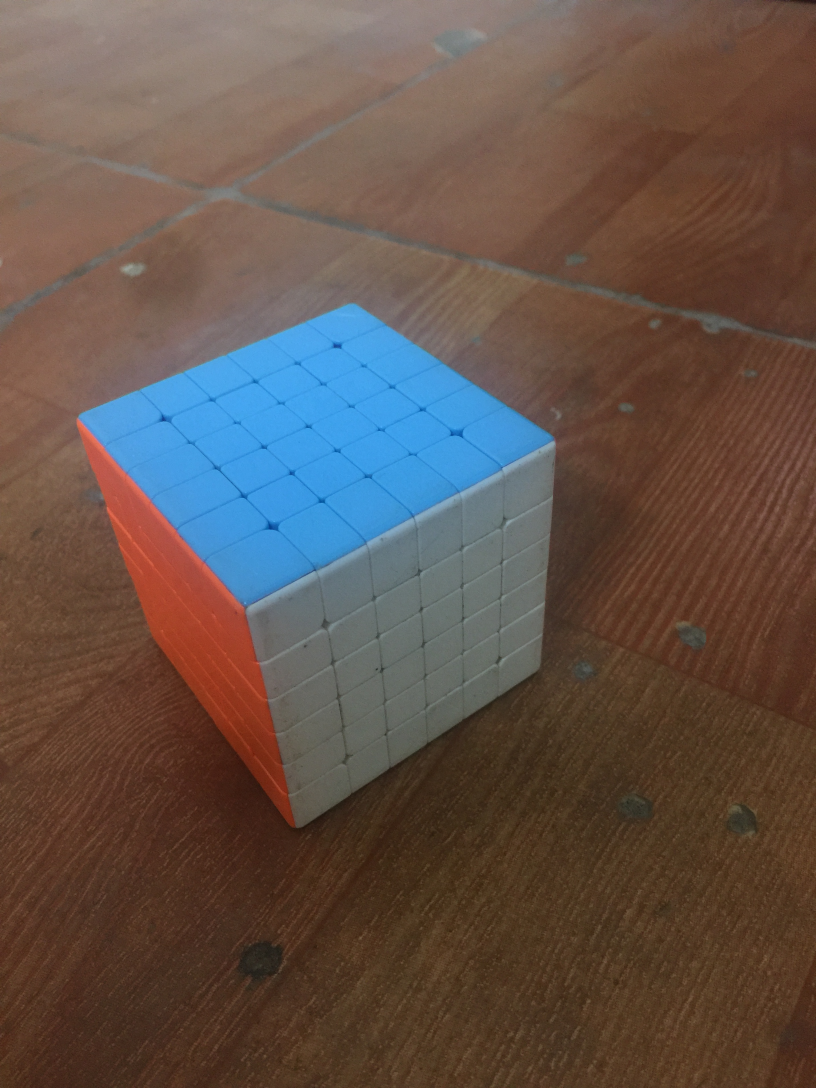
#> input picture image/cube_light.jpg, 2448 x 3264 px, found by its file name (shown at 1/3 size)
$ python detect_canny_edge.py
#> lines starting #> are read from the running program, lines starting #| are printed output that depends on the picture; after the words box and inside, x2 and y2 are one past the last pixel; in counts of white or black regions, pixels touching at a corner belong together
import cv2
import numpy as np


def canny_edge_detection(img, blur_ksize=5, threshold1=100, threshold2=200):
    """
    image_path: link to image
    blur_ksize: Gaussian kernel size
    threshold1: min threshold
    threshold2: max threshold
    """

    # img = cv2.imread(image_path)
    gray = cv2.cvtColor(img, cv2.COLOR_BGR2GRAY)
    # img_gaussian = cv2.GaussianBlur(gray,(blur_ksize,blur_ksize),0)
    # img_canny = cv2.Canny(img_gaussian,threshold1,threshold2)
    img_bila = cv2.bilateralFilter(img,9,75,75)
    img_canny = cv2.Canny(img_bila,threshold1,threshold2)

    return img_canny

def dilate_erode(image, kernel_dilate_size, iter_dilate, kernel_erode_size,  iter_erode):
    kernel_dilate = np.array((kernel_dilate_size, kernel_dilate_size))
    kernel_erode = np.array((kernel_erode_size, kernel_erode_size))
    # dilate = cv2.dilate(image, kernel=kernel_dilate, iterations=iter_dilate)
    # dilate = cv2.filter2D(image, 2, kernel_dilate)
    dilatation_size = kernel_dilate_size
    element = cv2.getStructuringElement(cv2.MORPH_RECT, (2 * dilatation_size + 1, 2 * dilatation_size + 1),
                                       (dilatation_size, dilatation_size))
    dilate = cv2.dilate(image, element, iter_dilate)
    erosion_size = kernel_erode_size
    element = cv2.getStructuringElement(cv2.MORPH_RECT, (2 * erosion_size + 1, 2 * erosion_size + 1),
                                       (erosion_size, erosion_size))

    erosion_dst = cv2.erode(dilate, element, iterations=iter_erode)
    # erode = cv2.erode(dilate, kernel=kernel_erode, iterations=iter_erode)
    return erosion_dst


if __name__ == '__main__':
    # image_path = 'cube_light.jpg'
    img = cv2.imread('image/cube_light.jpg')
#> img is the input picture: shape (3264, 2448, 3); mean B, G, R 74.8, 82.8, 99
    # gray = cv2.imread(image_path, 0)
    img = cv2.resize(img, (800,800))
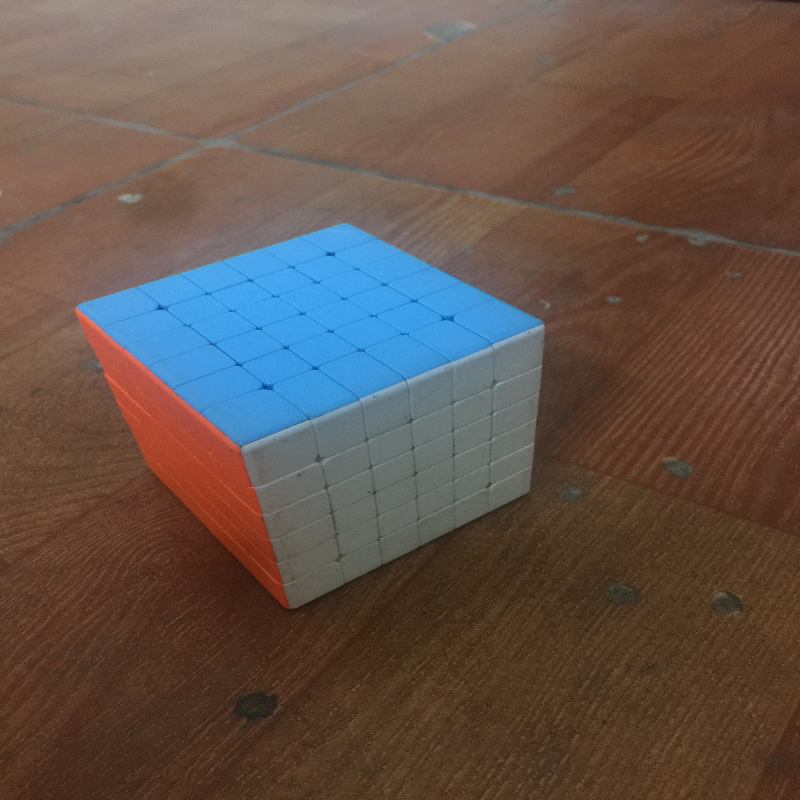
#> img: shape (800, 800, 3); mean B, G, R 74.7, 82.7, 98.9
    img_canny = canny_edge_detection(img, 5, 120, 80)
#> in canny_edge_detection, `gray = cv2.cvtColor(img, cv2.COLOR_BGR2GRAY)`:
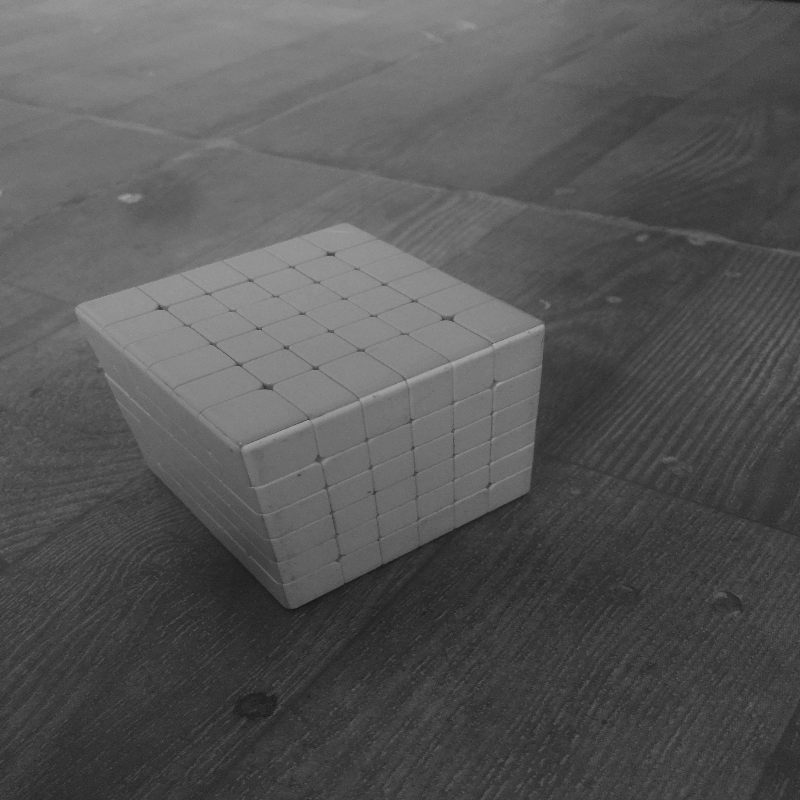
#> gray: shape (800, 800); min 18, max 169, mean 86.6
#> in canny_edge_detection, `img_canny = cv2.Canny(img_bila,threshold1,threshold2)`:
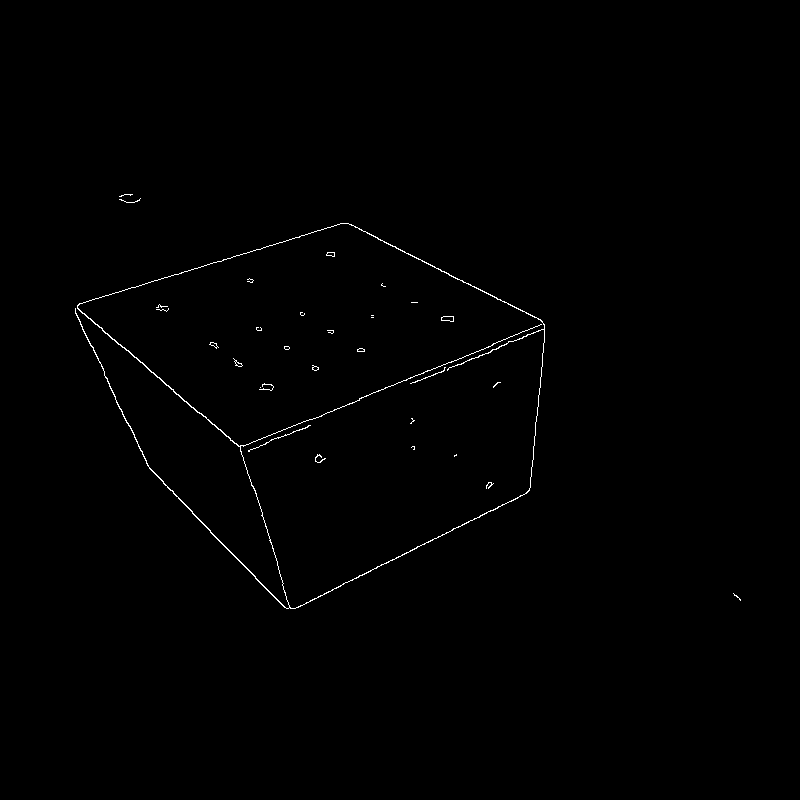
#> img_canny: shape (800, 800); 0.47% white in thin lines or dots, all inside (x1, y1, x2, y2) = (75, 194, 741, 609)
    cv2.imshow('image', img_canny)
    cv2.waitKey(0)
    cv2.destroyAllWindows()

$ run again, with image/IMG_1111.JPG copied over image/cube_light.jpg
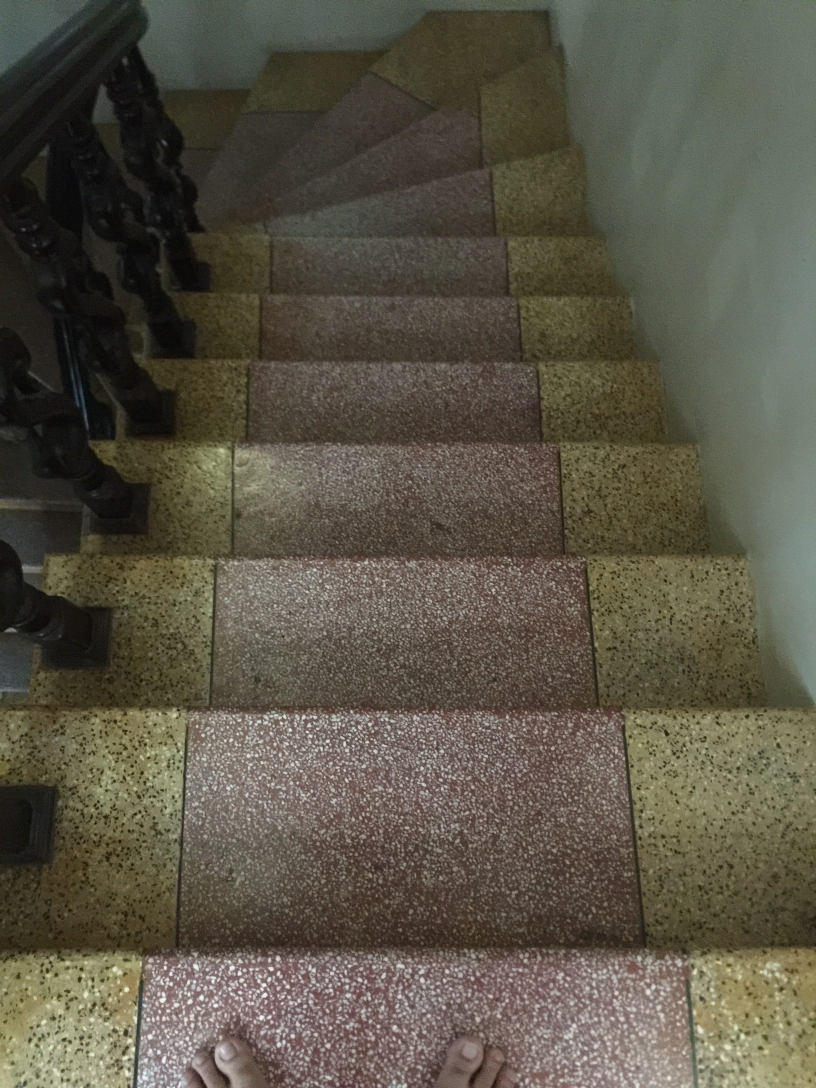
#> input picture image/IMG_1111.JPG, 2448 x 3264 px, found by its file name (shown at 1/3 size)
#> img is the input picture: shape (3264, 2448, 3); mean B, G, R 70.5, 84.9, 90.1
#> img: shape (800, 800, 3)
#> in canny_edge_detection, `gray = cv2.cvtColor(img, cv2.COLOR_BGR2GRAY)`:
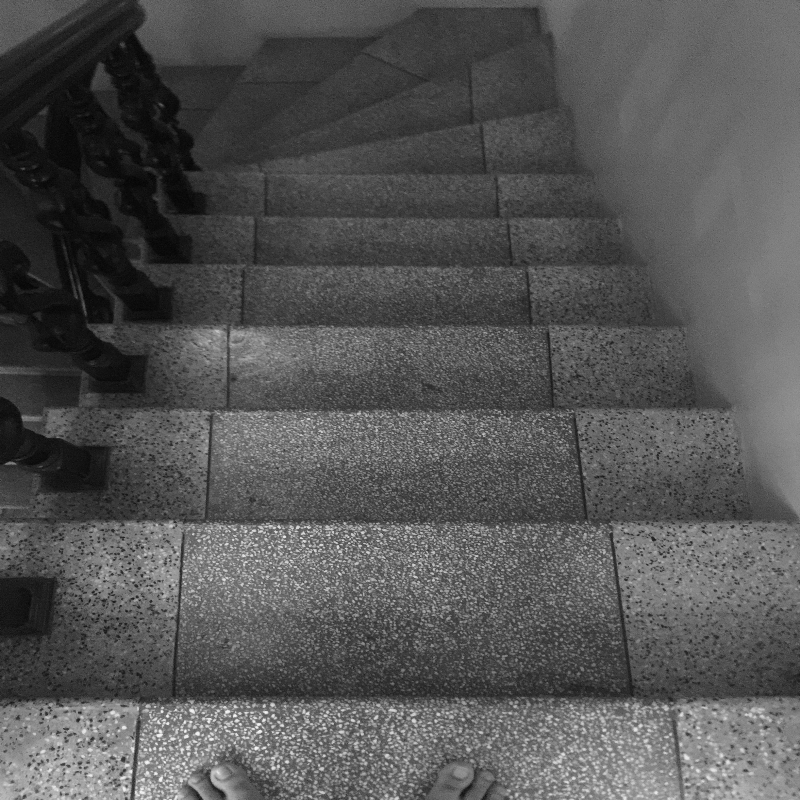
#> gray: shape (800, 800); min 3, max 246, mean 84.7
#> in canny_edge_detection, `img_canny = cv2.Canny(img_bila,threshold1,threshold2)`:
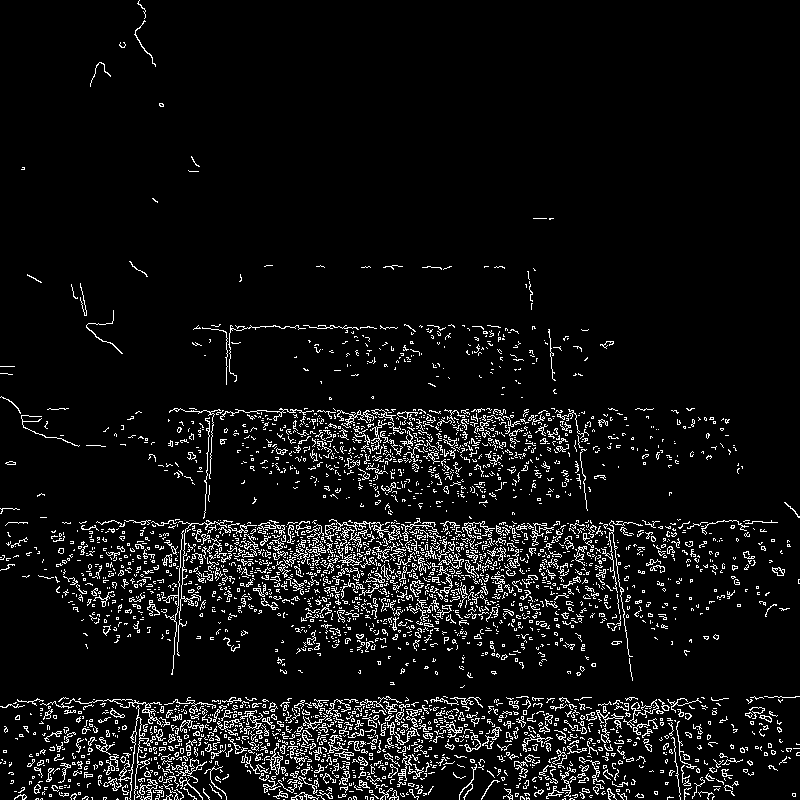
#> img_canny: shape (800, 800); 6.7% white in thin lines or dots

$ run again, with image/IMG_1112.JPG copied over image/cube_light.jpg
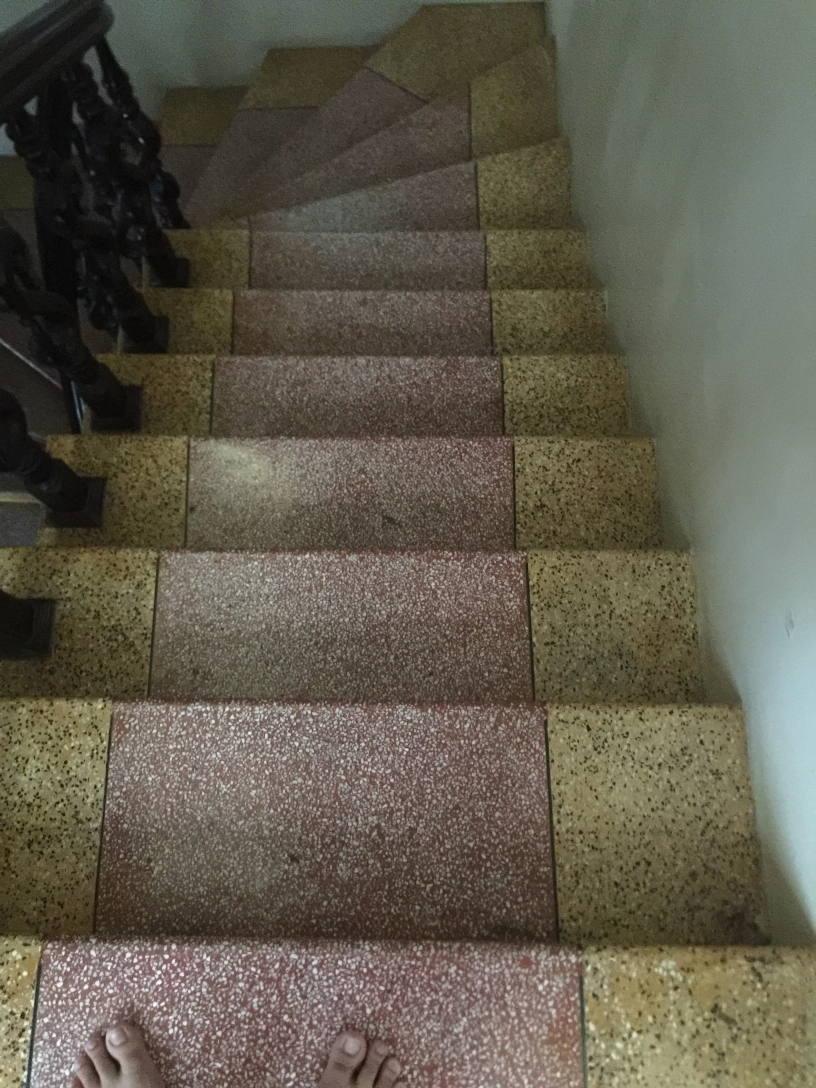
#> input picture image/IMG_1112.JPG, 2448 x 3264 px, found by its file name (shown at 1/3 size)
#> img is the input picture: shape (3264, 2448, 3); mean B, G, R 76.7, 91.4, 96.5
#> img: shape (800, 800, 3)
#> in canny_edge_detection, `gray = cv2.cvtColor(img, cv2.COLOR_BGR2GRAY)`:
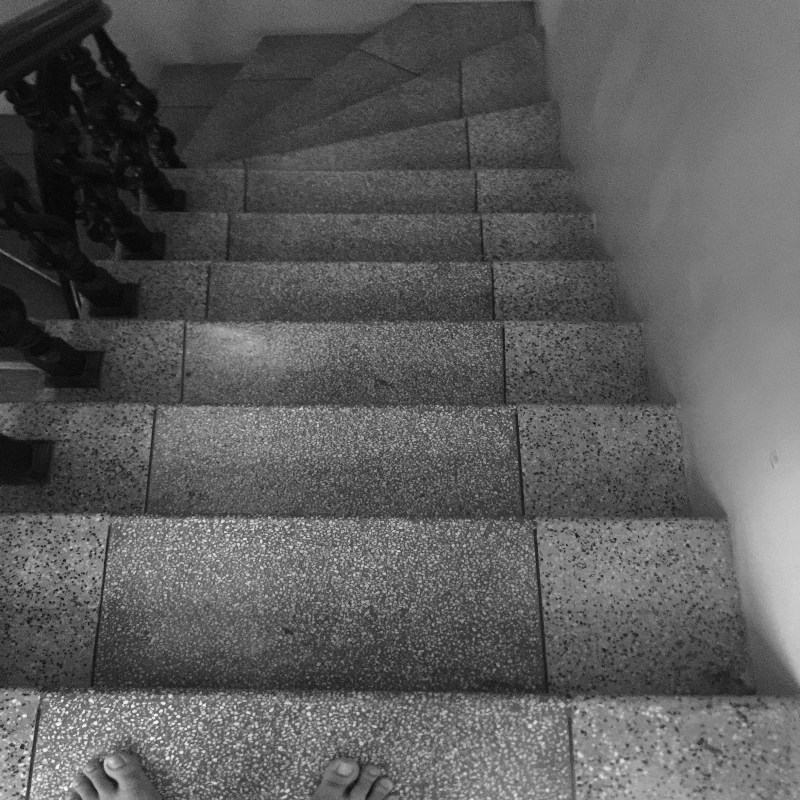
#> gray: shape (800, 800); min 1, max 254, mean 91.1
#> in canny_edge_detection, `img_canny = cv2.Canny(img_bila,threshold1,threshold2)`:
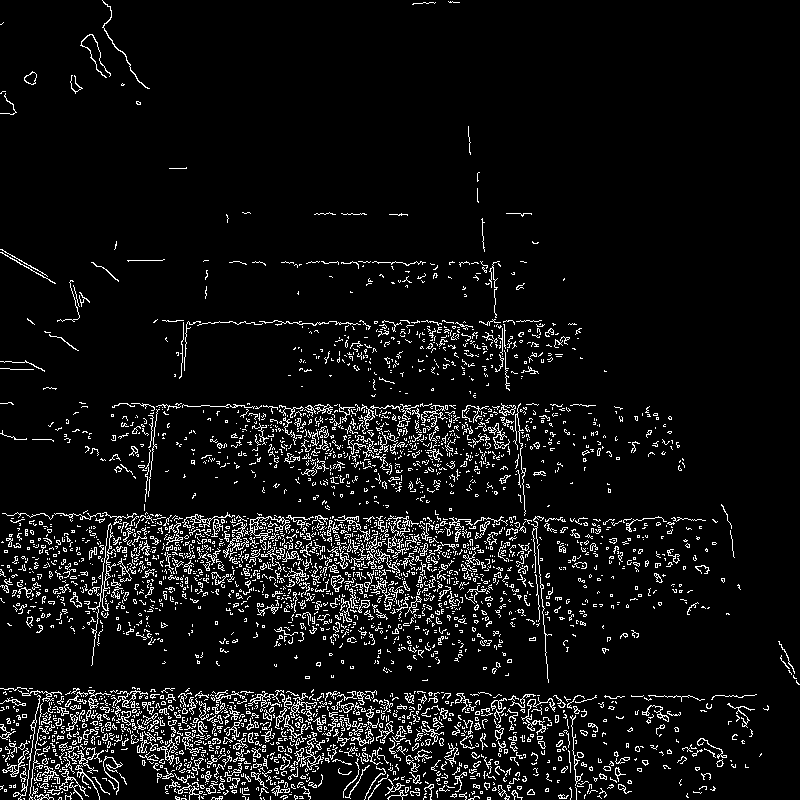
#> img_canny: shape (800, 800); 6.9% white in thin lines or dots

$ run again, with image/cube1.jpg copied over image/cube_light.jpg
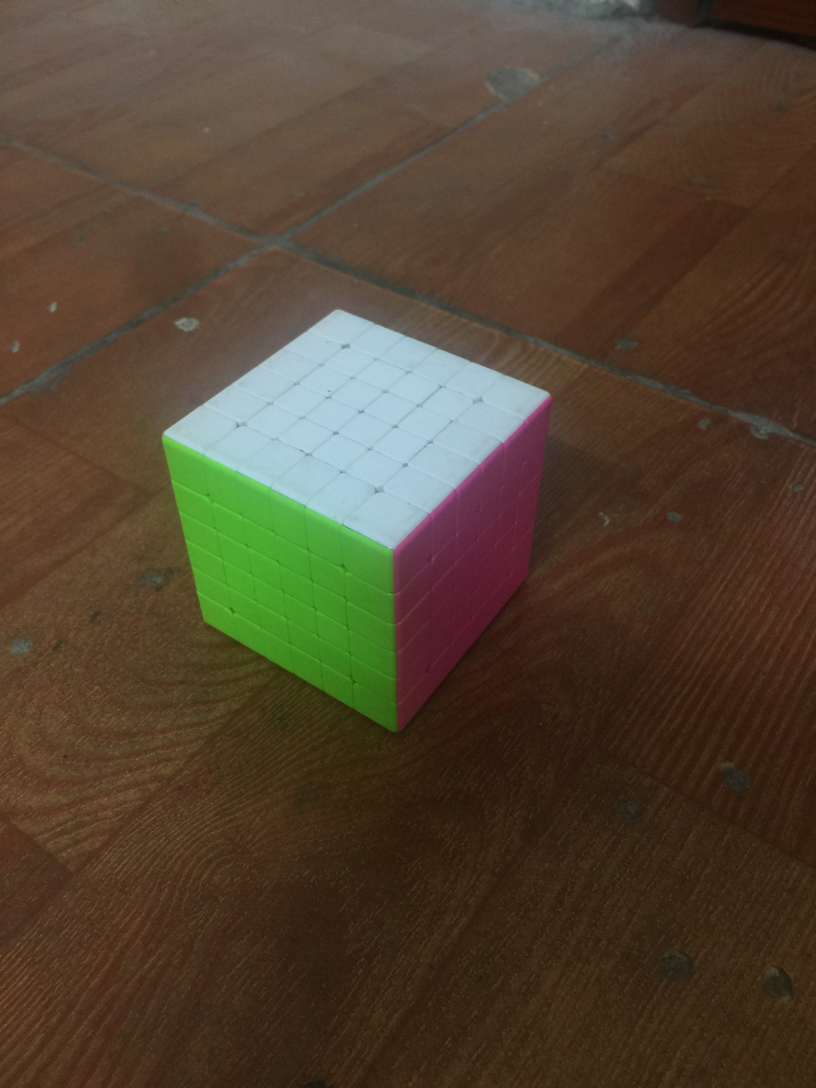
#> input picture image/cube1.jpg, 2448 x 3264 px, found by its file name (shown at 1/3 size)
#> img is the input picture: shape (3264, 2448, 3); mean B, G, R 49.1, 67.5, 82
#> img: shape (800, 800, 3)
#> in canny_edge_detection, `gray = cv2.cvtColor(img, cv2.COLOR_BGR2GRAY)`:
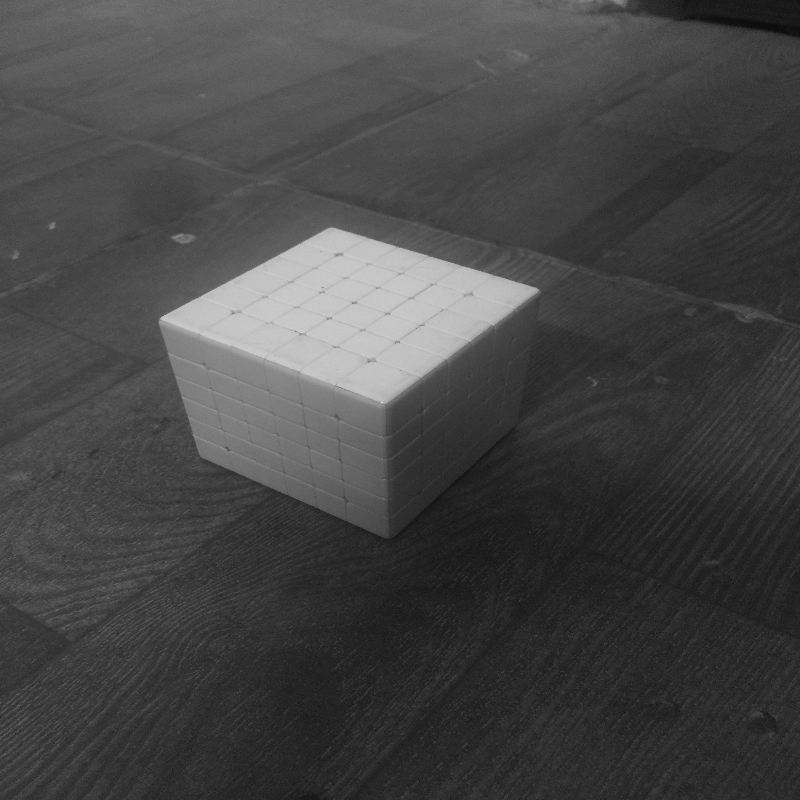
#> gray: shape (800, 800); min 7, max 230, mean 69.6
#> in canny_edge_detection, `img_canny = cv2.Canny(img_bila,threshold1,threshold2)`:
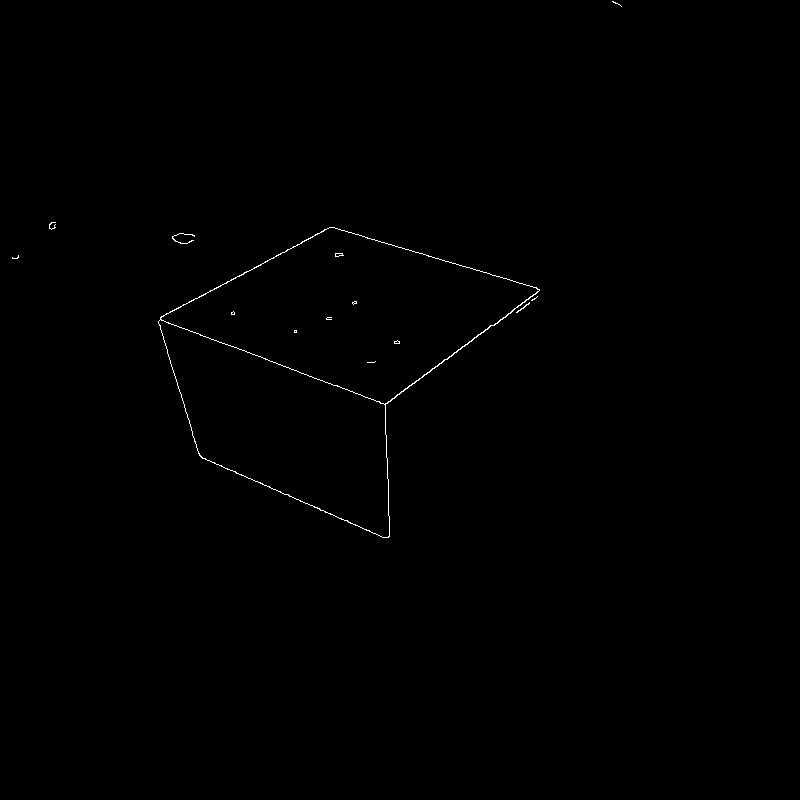
#> img_canny: shape (800, 800); 0.26% white in thin lines or dots, all inside (x1, y1, x2, y2) = (12, 1, 622, 538)
